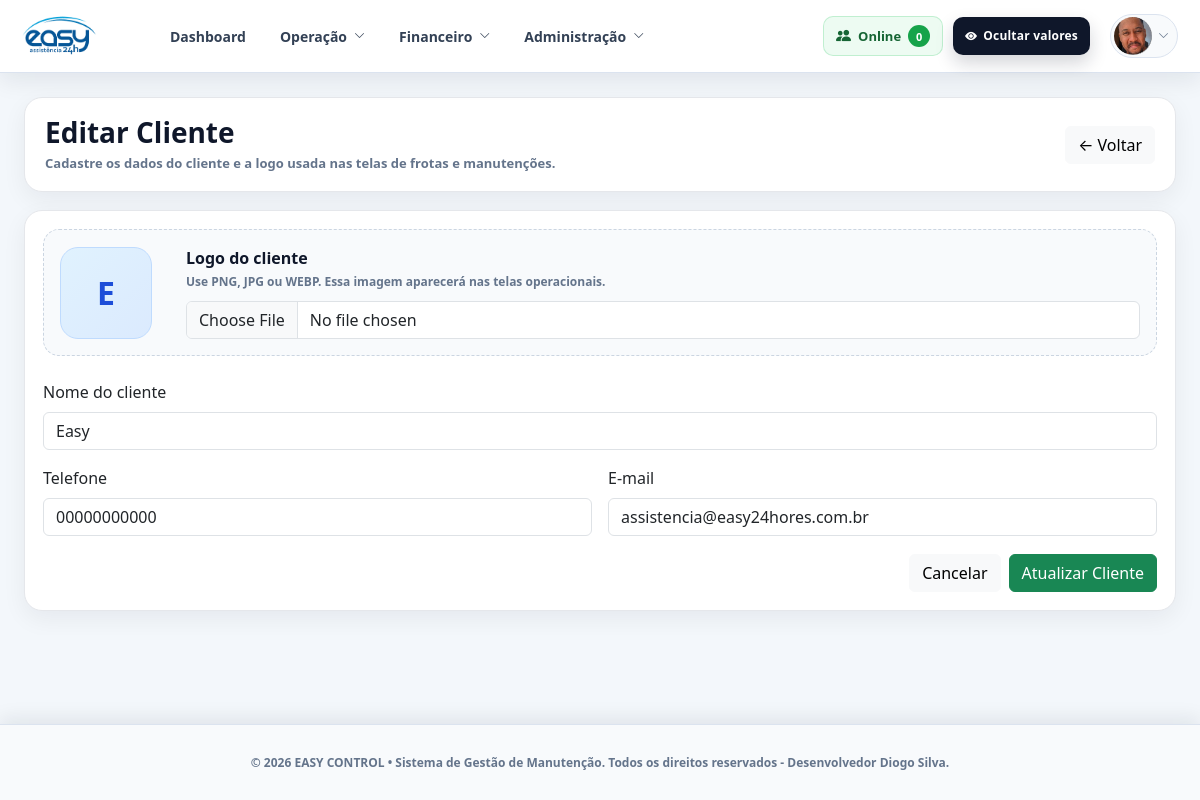
Page /clientes/editar/1 (signed in) on the committed database.
### models/cliente.py (models this page shows)
class Cliente(db.Model):
    __tablename__ = "clientes"
    id = db.Column(db.Integer, primary_key=True)
    nome = db.Column(db.String(150), nullable=False)
    telefone = db.Column(db.String(20))
    email = db.Column(db.String(120))
    logo = db.Column(db.Text)

### routes/clientes.py (the view, shortened to what this page needs)
@cliente_bp.route("/editar/<int:id>", methods=["GET", "POST"])
def editar(id):
    resp = admin_only()
    if resp:
        return resp
    cliente = Cliente.query.get_or_404(id)
    return render_template("clientes/form.html", cliente=cliente)

### routes/clientes.py (called while the page is built)
def admin_only():
    if not session.get("user_id"):
        return redirect("/login")
    if session.get("user_role") not in ["admin", "gestao", "gestor"]:
        abort(403)

### templates/clientes/form.html (shortened to what this page needs)
{% extends "base.html" %}
{% block content %}
<div class="cliente-form-page">
  <div class="cliente-form-header">
    <div>
      <h3>{{ "Editar Cliente" if cliente else "Novo Cliente" }}</h3>
      <p>Cadastre os dados do cliente e a logo usada nas telas de frotas e manutenções.</p>
    </div>
    <a href="/clientes/" class="btn btn-light cliente-voltar-btn">← Voltar</a>
  </div>
  <div class="cliente-form-card">
    <form method="POST" enctype="multipart/form-data">
      <div class="cliente-logo-area">
        <div class="cliente-logo-preview">
          {% if cliente and cliente.logo %}
            <img src="{{ cliente.logo }}" alt="Logo {{ cliente.nome }}">
          {% else %}
            <span>{{ (cliente.nome[:1] if cliente and cliente.nome else 'C')|upper }}</span>
          {% endif %}
        </div>
        <div class="cliente-logo-info">
          <strong>Logo do cliente</strong>
          <small>Use PNG, JPG ou WEBP. Essa imagem aparecerá nas telas operacionais.</small>
          <input type="file" name="logo" class="form-control" accept="image/*">
        </div>
      </div>
      <div class="row g-3 mt-2">
        <div class="col-md-12">
          <label class="form-label">Nome do cliente</label>
          <input name="nome" class="form-control" placeholder="Nome do cliente"
                 value="{{ cliente.nome if cliente else '' }}" required>
        </div>
        <div class="col-md-6">
          <label class="form-label">Telefone</label>
          <input name="telefone" class="form-control" placeholder="Telefone"
                 value="{{ cliente.telefone if cliente else '' }}">
        </div>
        <div class="col-md-6">
          <label class="form-label">E-mail</label>
          <input type="email" name="email" class="form-control" placeholder="Email"
                 value="{{ cliente.email if cliente else '' }}">
        </div>
      </div>
      <div class="cliente-form-actions">
        <a href="/clientes/" class="btn btn-light">Cancelar</a>
        <button class="btn btn-success">
          {{ "Atualizar Cliente" if cliente else "Salvar Cliente" }}
        </button>
      </div>
    </form>
  </div>
</div>
{% endblock %}

### static/css/organized/00-login.css (style rules this page uses)
:root { --easy-primary: #0d3b66; --easy-primary-strong: #082746; --easy-secondary: #1d8cf8; --easy-text: #ffffff; --easy-muted: rgba(255, 255, 255, 0.78); --easy-border: rgba(255, 255, 255, 0.24); --easy-card: rgba(7, 25, 44, 0.72); --easy-card-hover: rgba(7, 25, 44, 0.82); }
* { box-sizing: border-box; }
html, body { width: 100%; min-height: 100%; }

### static/css/organized/01-frotas.css (style rules this page uses)
body { padding-bottom: 86px; }

### rows in the picture
Cliente: nome "E", nome "Easy", telefone "00000000000", email "assistencia@easy24hores.com.br"

### other values in the picture
{{ "Editar Cliente" if cliente else "Novo Cliente" }} "Editar Cliente"
{{ "Atualizar Cliente" if cliente else "Salvar Cliente" }} "Atualizar Cliente"
